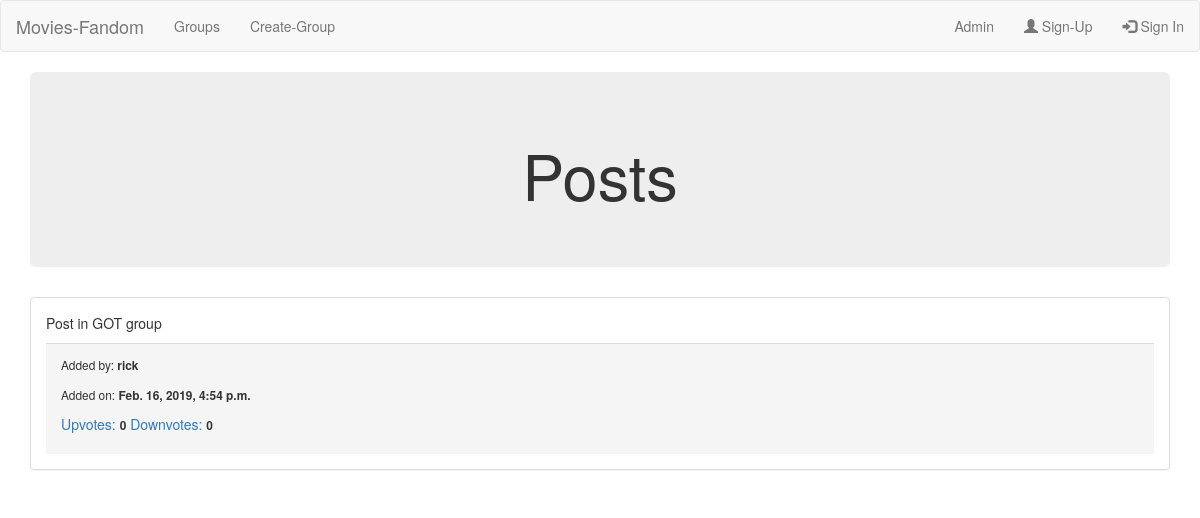
Before: /group/got/posts/ with the older database file.
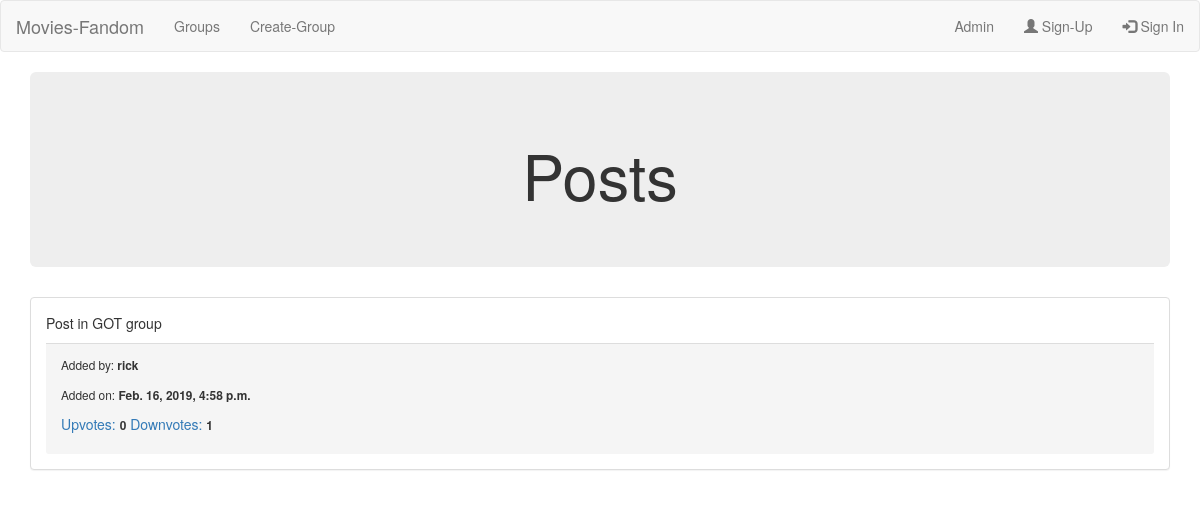
After: the same page with the newer database file.
### groups/models.py (models this page shows, shortened)
class Post(models.Model):
    user = models.ForeignKey(User,related_name='posts',on_delete=models.CASCADE)
    created_at = models.DateTimeField(auto_now=True)
    text = models.TextField()
    group = models.ForeignKey(Group,related_name='posts',on_delete=models.CASCADE)
    slug = models.SlugField(allow_unicode=True,default='game_of_thrones')
    upvotes = models.IntegerField(default=0)
    downvotes = models.IntegerField(default=0)
    class Meta:
        ordering = ['-created_at']
        unique_together = ('user','text')

### groups/views.py (the view)
# urls.py: path('<slug:slug>/posts/',PostListView.as_view(),name='posts_list'),
class PostListView(ListView):
    template_name = 'posts/post_list.html'
    model = Post
    context_object_name = 'posts'
    def get_queryset(self):
        slug = self.kwargs['slug']
        return Post.objects.filter(slug=slug)

### groups/templates/posts/post_list.html
{%  extends 'posts/post_base.html'%}
{% block body_block %}
  <div class="jumbotron text-center">
    <h1>Posts</h1>
  </div>
  {% if posts %}
  {% for post in posts %}
  <div class="panel panel-default">
    <div class="panel-body">
        <p>{{post.text}}</p>
        <div class="panel-footer">
          <p><small>Added by: <b>{{post.user.username}}</b></small></p>
          <p><small>Added on: <b>{{post.created_at}}</b></small></p>
          <p>
            <a href="{% url 'group:posts_upvote' pk=post.pk slug=post.slug %}">Upvotes:</a>
            <small> <b>{{post.upvotes}}</b></small>
            <a href="{% url 'group:posts_downvote' pk=post.pk slug=post.slug %}">Downvotes:</a>
            <small><b>{{post.downvotes}} </b></small></p>
        </div>
    </div>
  </div>
  {% endfor %}
  {% else %}
  <h2>No Posts Yet !!! </h2>
  {% endif %}
{% endblock %}

Changed rows visible on the page:
changed Post "Post in GOT group": created_at "Feb. 16, 2019, 4:54 p.m." → "Feb. 16, 2019, 4:58 p.m."; downvotes "0" → "1"
